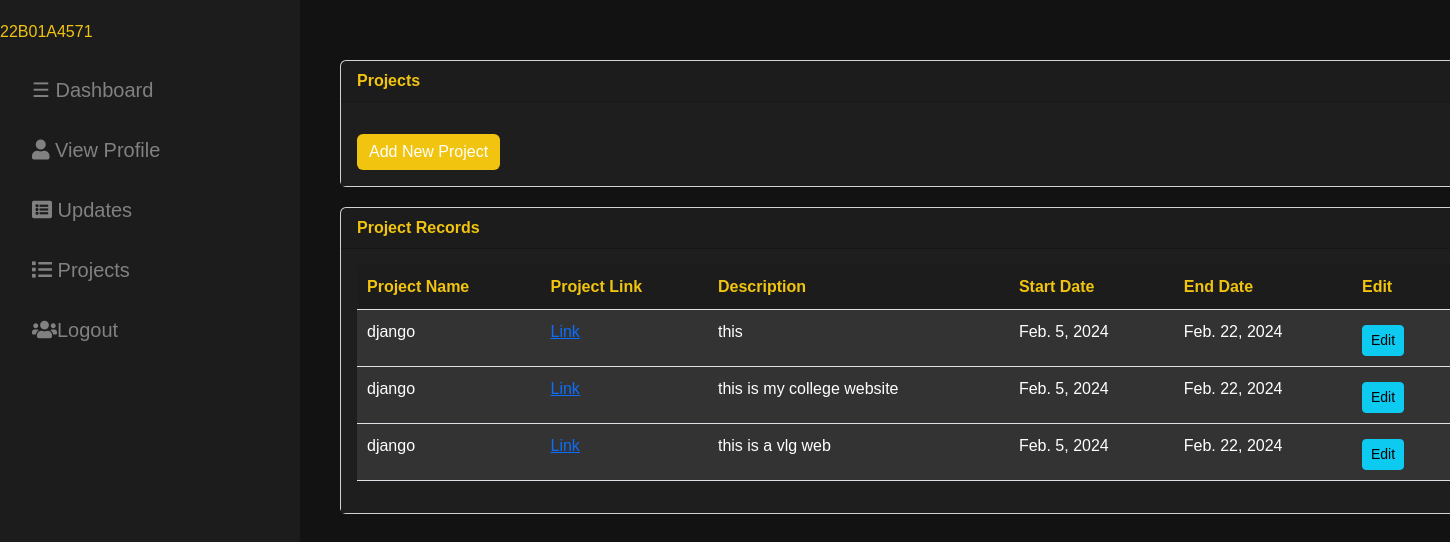
The page /projects/ (signed in) on the database as committed earlier.
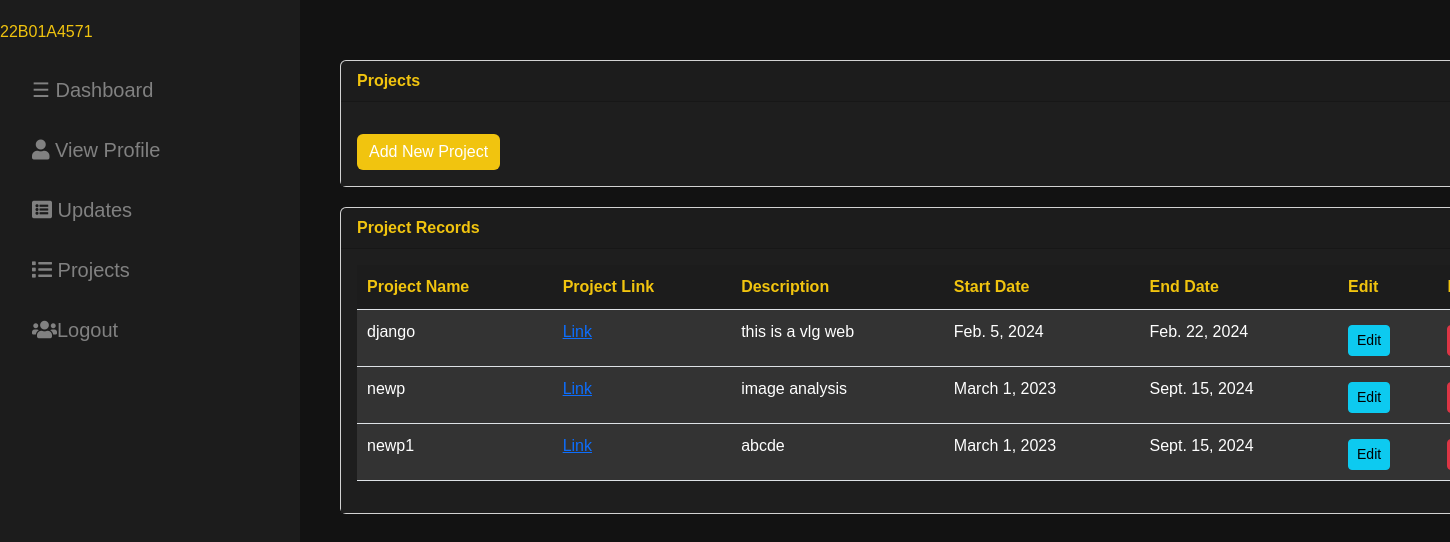
The same page on the database as committed later.
### home/models.py (models this page shows)
class Project(models.Model):
    user = models.ForeignKey(User, on_delete=models.CASCADE)
    project_name = models.CharField(max_length=255)
    project_link = models.URLField()
    description = models.TextField(blank=True, null=True)
    start_date = models.DateField()
    end_date = models.DateField()
    branch = models.CharField(max_length=100,choices=BRANCH,null=True)
    section = models.CharField(max_length=100,choices=SEC,null=True)
    domain = models.CharField(max_length=100,choices=DOMAIN,null=True)
    def __str__(self):
        return self.project_name

### home/views.py (the view)
# urls.py: path('projects/', views.project_list, name='project_list'),  # Display project list
@login_required(login_url="/login/")
def project_list(request):
    projects = Project.objects.filter(user=request.user)
    print(f"Projects for user {request.user}: {projects}")  # Debugging line
    return render(request, 'project_list.html', {'projects': projects})

### templates/project_list.html (shortened to what this page needs)
<!DOCTYPE html>
<html lang="en">
<head>
    <link href="https://cdn.jsdelivr.net/npm/bootstrap@5.3.0-alpha3/dist/css/bootstrap.min.css" rel="stylesheet"
>
    <link rel="stylesheet" href="https://use.fontawesome.com/releases/v5.15.2/css/all.css"
>
</head>
<body>
<div id="mySidenav" class="sidenav">
    <p class="logo">
        <span class="initial">{{ user.username|slice:":1" }}</span>{{ user.username|slice:"1:" }}
    </p>
    <a href="{% url 'home' %}" class="icon-a">☰ Dashboard</a>
    <a href="{% url 'profile' %}" class="icon-a"><i class="fa fa-user icons"></i>   View Profile</a>
    <a href="{% url 'certi' %}" class="icon-a"><i class="fa fa-list-alt icons"></i>   Updates</a>
    <a href="{% url 'project_list' %}" class="icon-a"><i class="fa fa-list icons"></i>   Projects</a>
    <a href="{% url 'logout' %}" class="icon-a"><i class="fa fa-users icons"></i>Logout</a>
</div>
    <div class="container">
        <div class="fixed-container">
            <div class="card-custom">
                <div class="card">
                    <div class="card-header">
                        Projects
                    </div>
                    <div class="card-body">
                        <a href="{% url 'create_project' %}" class="btn btn-primary btn-block mt-3">Add New Project</a>
                    </div>
                </div>
            </div>
            <div class="card-custom">
                <div class="card">
                    <div class="card-header">
                        Project Records
                    </div>
                    <div class="card-body">
                        <div class="table-responsive">
                            {% if projects %}
                                <table class="table bg-white">
                                    <thead class="bg-info text-white">
                                        <tr>
                                            <th scope="col">Project Name</th>
                                            <th scope="col">Project Link</th>
                                            <th scope="col">Description</th>
                                            <th scope="col">Start Date</th>
                                            <th scope="col">End Date</th>
                                            <th scope="col">Edit</th>
                                            <th scope="col">Delete</th>
                                        </tr>
                                    </thead>
                                    <tbody>
                                        {% for project in projects %}
                                            {% if project.user == user %}
                                                <tr>
                                                    <td>{{ project.project_name }}</td>
                                                    <td><a href="{{ project.project_link }}" target="_blank">Link</a></td>
                                                    <td>{{ project.description }}</td>
                                                    <td>{{ project.start_date }}</td>
                                                    <td>{{ project.end_date }}</td>
                                                    <td><a class="btn btn-info btn-sm" href="{% url 'edit_project' project.pk %}">Edit</a></td>
                                                    <td><a class="btn btn-danger btn-sm" href="{% url 'delete_project' project.pk %}">Delete</a></td>
                                                </tr>
                                            {% endif %}
                                        {% endfor %}
                                    </tbody>
                                </table>
                            {% else %}
                                <p>No projects found.</p>
                            {% endif %}
                        </div>
                    </div>
                </div>
            </div>
        </div>
    </div>
</body>
</html>

Rows that differ between the two databases and show on the page:
removed Project: project_name "django", description "this", start_date "Feb. 5, 2024", end_date "Feb. 22, 2024"
removed Project: project_name "django", description "this is my college website", start_date "Feb. 5, 2024", end_date "Feb. 22, 2024"
added Project: project_name "newp", description "image analysis", start_date "March 1, 2023", end_date "Sept. 15, 2024"
added Project: project_name "newp1", description "abcde", start_date "March 1, 2023", end_date "Sept. 15, 2024"
